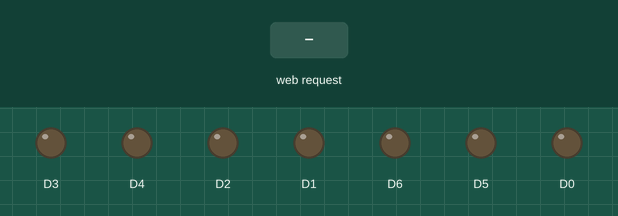
Bench run of a sketch on a simulated ESP8266 (NodeMCU). Shown: output pins drawn as LEDs (lit = HIGH). The test bench sets the inputs (shaded band). WiFi joins after 1.5 s; servers stay silent unless stated; what the sketch prints to the serial monitor is not drawn.

Above: at 2.7 s.
2.8 s: HTTP request GET /up received
At 3.3 s:
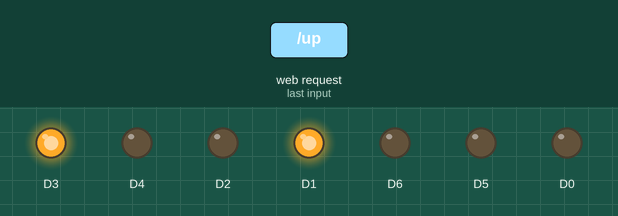
4.3 s: HTTP request GET /left received
At 5.5 s:
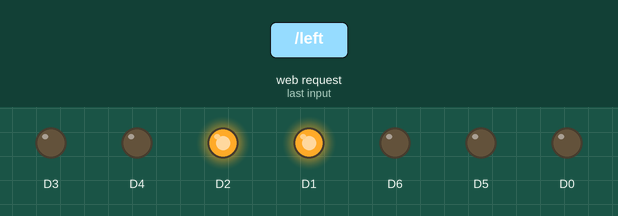
5.8 s: HTTP request GET /right received
At 6.8 s:
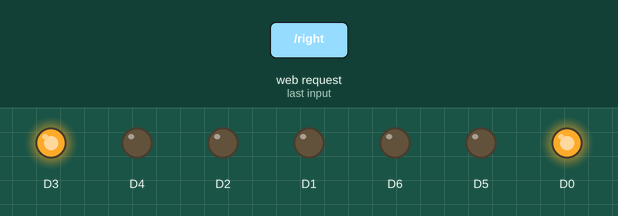
7.3 s: HTTP request GET /back received
At 7.9 s:
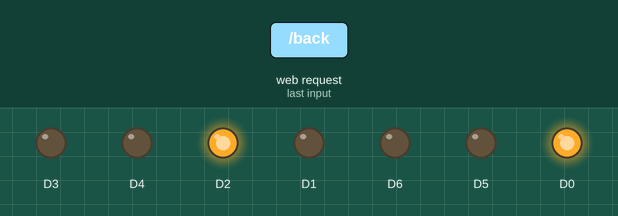
8.8 s: HTTP request GET /ArrowUp received
Timing chart, 0 to 11.3 s (numbered marks = the images above; inputs shaded):
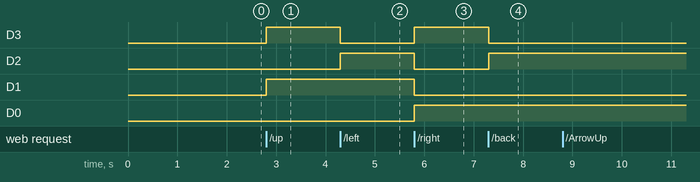

The sketch:

esp8266car.ino
```cpp
#include <ESP8266WiFi.h>

#include "html_page_data.h"
#include "motor_driver.h"


const char* ssid = ""; //Wifi ssid name
const char* password = ""; // Wifi Password

WiFiServer server(80);

MotorDriver driverOne(D0,D1,D2,D3,D5,D6);

void setup()
{


   Serial.begin(115200);

   pinMode(D4,OUTPUT);


  Serial.print("Connecting to the Newtork");
  WiFi.begin(ssid, password);
  while (WiFi.status() != WL_CONNECTED)
  {
    delay(500);
    Serial.print(".");
  }
  Serial.println("WiFi connected");
  server.begin();  // Starts the Server
  Serial.println("Server started");

  Serial.print("IP Address of network: "); // Prints IP address on Serial Monitor
  Serial.println(WiFi.localIP());
  Serial.print("Copy and paste the following URL: http://");
  Serial.print(WiFi.localIP());
  Serial.println("/");

}

void loop()
{
  digitalWrite(D4,LOW);
//driverOne.Front();

  WiFiClient client = server.available();
  if (!client)
  {
    return;
  }


    Serial.println("Waiting for new client");
  while (!client.available())
  {
    delay(1);
  }

  String request = client.readStringUntil('\r');
  Serial.println(request);
  client.flush();

    if (request.indexOf("/up") != -1)
    {
       driverOne.Front();

       client.println("HTTP/1.1 200 OK");
       client.println("Content-Type: text/html");
       client.println("");
       client.println("Front");
       return;

//      digitalWrite(D1,LOW);
//      digitalWrite(D2,HIGH);
//
//      digitalWrite(D3,HIGH);
//      digitalWrite(D4,LOW);

    }
    else if(request.indexOf("/left") != -1)
    {
       driverOne.Right();

       client.println("HTTP/1.1 200 OK");
       client.println("Content-Type: text/html");
       client.println("");
       client.println("Left");
       return;
    }
     else if(request.indexOf("/right") != -1)
    {

      driverOne.Left();

       client.println("HTTP/1.1 200 OK");
       client.println("Content-Type: text/html");
       client.println("");

      client.println("Right");
      return;
    }
     else if(request.indexOf("/back") != -1)
    {
       driverOne.Back();

       client.println("HTTP/1.1 200 OK");
       client.println("Content-Type: text/html");
       client.println("");
       client.println("Back");
       return;
    }

    if(request.indexOf("/test") != -1)
    {

       client.println("HTTP/1.1 200 OK");
       client.println("Content-Type: text/html");
       client.println("");
       client.println("esp8266ok");
       return ;
    }

    if(request.indexOf("/stop") != -1)
    {
      driverOne.StopMov();

       client.println("HTTP/1.1 200 OK");
       client.println("Content-Type: text/html");
       client.println("");
       client.println("Stop");
       return ;
    }
//-----------html page----------
  client.println("HTTP/1.1 200 OK"); // standalone web server with an ESP8266
  client.println("Content-Type: text/html");
  client.println("");

  client.println(html);

  digitalWrite(D4,HIGH);


}
```

html_page_data.h
```cpp
String html = R"=====(<!--Version 1.1-->
<!DOCTYPE html>
<html>
<head>
        <style>
                .button {
                        background-color: #f44336; /* Red */
                        border: none;
                        color: white;
                        padding: 25px 42px;
                        text-align: center;
                        text-decoration: none;
                        display: inline-block;
                        font-size: 16px;
                        margin: 4px 2px;
                        cursor: pointer;
                        }

        </style>
    <meta charset="UTF-8">
    <meta name="viewport" content="width=device-width, initial-scale=1.0">
    <meta http-equiv="X-UA-Compatible" content="ie=edge">
    <title>Wifi car Control panel</title>
</head>
<body>
    <table align="center">
        <tr>
            <td></td>
            <td><input type="button" class="button" value="Up" onmousedown="FrontButton()" onmouseup="StopButton()" id="FrontButton" ></td>
            <td></td>
        </tr>
        <tr>
            <td><input type="button" class="button" value="Left" onmousedown="LeftButton()" onmouseup="StopButton()" id="LeftButton" ></td>
            <td></td>
            <td><input type="button" class="button"  value="Right" onmousedown="RightButton()" onmouseup="StopButton()" id="RightButton" ></td>
        </tr>
        <tr>
            <td></td>
            <td><input type="button" class="button"  value="Back" onmousedown="BackButton()" onmouseup="StopButton()" id="BackButton" ></td>
            <td></td>
        </tr>
    </table>

    <h3 id="output"></h3>

    <script>
        window.addEventListener("keydown",KeyPressEvent,false);
        window.addEventListener("keyup",KeyReleaseEvent,false);

        document.getElementById("FrontButton").addEventListener('pointerdown',FrontButton,false);
        document.getElementById("LeftButton").addEventListener('pointerdown',LeftButton,false);
        document.getElementById("RightButton").addEventListener('pointerdown',RightButton,false);
        document.getElementById("BackButton").addEventListener('pointerdown',BackButton,false);

        document.getElementById("FrontButton").addEventListener('pointerup',StopButton,false);
        document.getElementById("LeftButton").addEventListener('pointerup',StopButton,false);
        document.getElementById("RightButton").addEventListener('pointerup',StopButton,false);
        document.getElementById("BackButton").addEventListener('pointerup',StopButton,false);


        function FrontButton()
            {
                console.log("Front Button pressed");
                var xhttp = new XMLHttpRequest();

                xhttp.onreadystatechange = function()
                {
                    if (this.readyState == 4 && this.status == 200)
                    {
                        document.getElementById("output").innerHTML = this.responseText;
                    }
                };

                xhttp.open("GET", "up", true);
                xhttp.send();


            }

        function BackButton()
            {
                console.log("Front Button pressed");

                var xhttp = new XMLHttpRequest();

                xhttp.onreadystatechange = function()
                {
                    if (this.readyState == 4 && this.status == 200)
                    {
                        document.getElementById("output").innerHTML = this.responseText;
                    }
                };

                xhttp.open("GET", "back", true);
                xhttp.send();


            }

        function LeftButton()
            {
                console.log("left Button pressed");

                var xhttp = new XMLHttpRequest();

                xhttp.onreadystatechange = function()
                {
                    if (this.readyState == 4 && this.status == 200)
                    {
                        document.getElementById("output").innerHTML = this.responseText;
                    }
                };

                xhttp.open("GET", "left", true);
                xhttp.send();


            }
        function RightButton()
            {
                console.log("Rignt button pressed");
                var xhttp = new XMLHttpRequest();

                xhttp.onreadystatechange = function()
                {
                    if (this.readyState == 4 && this.status == 200)
                    {
                        document.getElementById("output").innerHTML = this.responseText;
                    }
                };

                xhttp.open("GET", "right", true);
                xhttp.send();


            }
        function StopButton()
            {
                console.log("Stop button pressed");
                var xhttp = new XMLHttpRequest();

                xhttp.onreadystatechange = function()
                {
                    if (this.readyState == 4 && this.status == 200)
                    {
                        document.getElementById("output").innerHTML = this.responseText;
                    }
                };


                xhttp.open("GET", "stop", true);
                xhttp.send();


            }


        function KeyPressEvent(e)
        {
            //document.getElementById("output").innerHTML = e.code;

            if(e.code === "ArrowUp" || e.code === "KeyW")
            {
                FrontButton();
            }
            else if(e.code === "ArrowDown" || e.code ===  "KeyS")
            {
                BackButton();
            }
            else if(e.code === "ArrowRight" || e.code ===  "KeyD")
            {
                RightButton();
            }
            else if(e.code === "ArrowLeft" || e.code ===  "KeyA")
            {
                LeftButton();
            }
        }

        function KeyReleaseEvent(e)
        {
            if(e.code === "ArrowUp" || e.code === "ArrowDown" || e.code === "ArrowRight"  || e.code === "ArrowLeft" ||e.code === "KeyW" || e.code === "KeyA" || e.code === "KeyS" || e.code === "KeyD" || e.code === "Space")
            {
                StopButton();
            }
        }
    </script>


</body>
</html>)=====";
```

motor_driver.h
```cpp
//four digital pin and two pwm pin

class MotorDriver
{
  private:

    int in1,in2,in3,in4,speed_pin1,speed_pin2,speed_value=255;
    char front_='5',back_='7',left_='3',right_='1',stop_='0';

  public:

    MotorDriver(int in1,int in2,int in3,int in4)
    {
      this->in1=in1;
      this->in2=in2;
      this->in3=in3;
      this->in4=in4;

      pinMode(in1,OUTPUT);
      pinMode(in2,OUTPUT);
      pinMode(in3,OUTPUT);
      pinMode(in4,OUTPUT);
    }
//constructor with speed parameter

/*
 * first four parameter for four pin of  motor driver
 * second two pin for two pwm pin
 * last one is for pwm value or the speed value
 */

    MotorDriver(int in1,int in2,int in3,int in4,\
                int speed_pin1,int speed_pin2,\
                int speed_value=1023)
    {
      this->in1=in1;
      this->in2=in2;
      this->in3=in3;
      this->in4=in4;

      this->speed_pin1=speed_pin1;
      this->speed_pin2=speed_pin2;

      pinMode(in1,OUTPUT);
      pinMode(in2,OUTPUT);
      pinMode(in3,OUTPUT);
      pinMode(in4,OUTPUT);

      analogWrite(this->speed_pin1,speed_value);
      analogWrite(this->speed_pin2,speed_value);

    }

    bool SetSpeed(int speed_value)
    {
      this->speed_value=speed_value;

      analogWrite(speed_pin1,this->speed_value);
      analogWrite(speed_pin2,this->speed_value);

    }

    bool Left()
    {
      digitalWrite(this->in1,HIGH);
      digitalWrite(this->in2,LOW);

      digitalWrite(this->in3,LOW);
      digitalWrite(this->in4,HIGH);
    }

    bool Right()
    {
      digitalWrite(this->in1,LOW);
      digitalWrite(this->in2,HIGH);

      digitalWrite(this->in3,HIGH);
      digitalWrite(this->in4,LOW);
    }

    bool Back()
    {
      digitalWrite(this->in1,HIGH);
      digitalWrite(this->in2,LOW);

      digitalWrite(this->in3,HIGH);
      digitalWrite(this->in4,LOW);
    }

    bool Front()
    {
      digitalWrite(this->in1,LOW);
      digitalWrite(this->in2,HIGH);

      digitalWrite(this->in3,LOW);
      digitalWrite(this->in4,HIGH);
    }

    bool StopMov()
    {
      digitalWrite(this->in1,LOW);
      digitalWrite(this->in2,LOW);

      digitalWrite(this->in3,LOW);
      digitalWrite(this->in4,LOW);
    }

    bool Command( char com )
    {
      if( com == this -> front_ )
      {
        this->Front();
      }
      else if( com == this -> back_ )
      {
        this -> Back();
      }
      else if( com == this -> right_ )
      {
        this -> Right();
      }
      else if( com == this -> left_ )
      {
        this -> Left();
      }
      else if(com == this->stop_)
      {
        this->StopMov();
      }
      else if(com == '+')
      {
        if(this->speed_value<=255)
        {
          this->speed_value++;
          analogWrite(this->speed_pin1,speed_value);
          analogWrite(this->speed_pin2,speed_value);
        }


      }
      else if(com == '-')
      {
        if(this->speed_value>=0)
        {
          this->speed_value--;
          analogWrite(this->speed_pin1,speed_value);
        analogWrite(this->speed_pin2,speed_value);
        }

      }
    }

};
```

Measured:
- after the input at 2.8 s, D3, D1: LOW → HIGH at once
- after the input at 4.3 s, D3: HIGH → LOW at once; D2: LOW → HIGH at once
- after the input at 5.8 s, D3, D0: LOW → HIGH at once; D2, D1: HIGH → LOW at once
- after the input at 7.3 s, D3: HIGH → LOW at once; D2: LOW → HIGH at once
